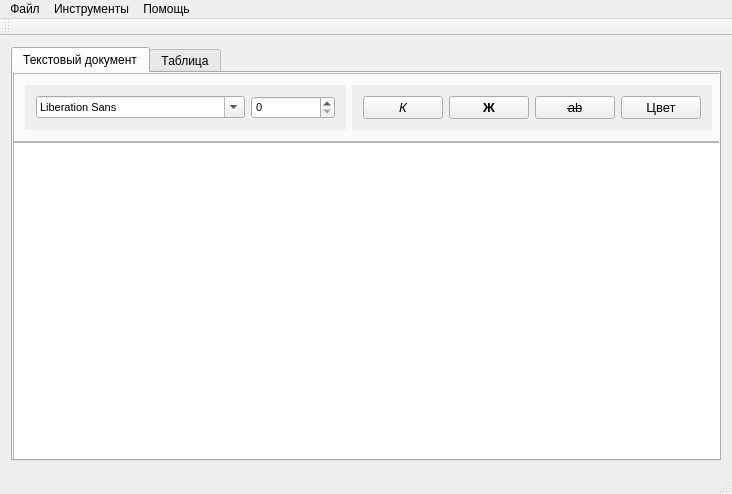
<?xml version="1.0" encoding="UTF-8"?>
<ui version="4.0">
 <class>MainWindow</class>
 <widget class="QMainWindow" name="MainWindow">
  <property name="geometry">
   <rect>
    <x>0</x>
    <y>0</y>
    <width>732</width>
    <height>494</height>
   </rect>
  </property>
  <property name="sizePolicy">
   <sizepolicy hsizetype="Expanding" vsizetype="Expanding">
    <horstretch>0</horstretch>
    <verstretch>0</verstretch>
   </sizepolicy>
  </property>
  <property name="windowTitle">
   <string>MainWindow</string>
  </property>
  <property name="autoFillBackground">
   <bool>false</bool>
  </property>
  <widget class="QWidget" name="centralWidget">
   <property name="sizePolicy">
    <sizepolicy hsizetype="Expanding" vsizetype="Expanding">
     <horstretch>0</horstretch>
     <verstretch>0</verstretch>
    </sizepolicy>
   </property>
   <property name="maximumSize">
    <size>
     <width>16777215</width>
     <height>16777215</height>
    </size>
   </property>
   <layout class="QVBoxLayout" name="verticalLayout">
    <item>
     <widget class="QTabWidget" name="tabWidget">
      <property name="sizePolicy">
       <sizepolicy hsizetype="Expanding" vsizetype="Expanding">
        <horstretch>100</horstretch>
        <verstretch>100</verstretch>
       </sizepolicy>
      </property>
      <property name="layoutDirection">
       <enum>Qt::LayoutDirection::LeftToRight</enum>
      </property>
      <property name="autoFillBackground">
       <bool>true</bool>
      </property>
      <property name="currentIndex">
       <number>0</number>
      </property>
      <widget class="QWidget" name="tab">
       <property name="enabled">
        <bool>true</bool>
       </property>
       <property name="sizePolicy">
        <sizepolicy hsizetype="Expanding" vsizetype="Expanding">
         <horstretch>0</horstretch>
         <verstretch>0</verstretch>
        </sizepolicy>
       </property>
       <attribute name="title">
        <string>Текстовый документ</string>
       </attribute>
       <widget class="QFrame" name="verticalFrame">
        <property name="geometry">
         <rect>
          <x>0</x>
          <y>0</y>
          <width>711</width>
          <height>401</height>
         </rect>
        </property>
        <layout class="QVBoxLayout" name="verticalLayout_3">
         <property name="spacing">
          <number>0</number>
         </property>
         <property name="leftMargin">
          <number>0</number>
         </property>
         <property name="topMargin">
          <number>0</number>
         </property>
         <property name="rightMargin">
          <number>0</number>
         </property>
         <property name="bottomMargin">
          <number>0</number>
         </property>
         <item>
          <widget class="QFrame" name="frame">
           <property name="sizePolicy">
            <sizepolicy hsizetype="Expanding" vsizetype="Fixed">
             <horstretch>0</horstretch>
             <verstretch>0</verstretch>
            </sizepolicy>
           </property>
           <property name="frameShape">
            <enum>QFrame::Shape::StyledPanel</enum>
           </property>
           <property name="frameShadow">
            <enum>QFrame::Shadow::Raised</enum>
           </property>
           <layout class="QHBoxLayout" name="horizontalLayout_6">
            <item>
             <widget class="QWidget" name="widget_2" native="true">
              <property name="sizePolicy">
               <sizepolicy hsizetype="Expanding" vsizetype="Minimum">
                <horstretch>0</horstretch>
                <verstretch>0</verstretch>
               </sizepolicy>
              </property>
              <property name="font">
               <font>
                <pointsize>8</pointsize>
                <bold>false</bold>
               </font>
              </property>
              <property name="layoutDirection">
               <enum>Qt::LayoutDirection::LeftToRight</enum>
              </property>
              <property name="autoFillBackground">
               <bool>true</bool>
              </property>
              <layout class="QHBoxLayout" name="horizontalLayout_3">
               <item>
                <widget class="QFontComboBox" name="fontComboBox"/>
               </item>
               <item>
                <widget class="QSpinBox" name="spinFontSize"/>
               </item>
              </layout>
             </widget>
            </item>
            <item>
             <widget class="QWidget" name="widget" native="true">
              <property name="sizePolicy">
               <sizepolicy hsizetype="Expanding" vsizetype="Minimum">
                <horstretch>0</horstretch>
                <verstretch>0</verstretch>
               </sizepolicy>
              </property>
              <property name="font">
               <font>
                <pointsize>8</pointsize>
                <bold>false</bold>
               </font>
              </property>
              <property name="layoutDirection">
               <enum>Qt::LayoutDirection::LeftToRight</enum>
              </property>
              <property name="autoFillBackground">
               <bool>true</bool>
              </property>
              <layout class="QHBoxLayout" name="horizontalLayout_5">
               <item>
                <widget class="QPushButton" name="italicButton">
                 <property name="font">
                  <font>
                   <pointsize>10</pointsize>
                   <italic>true</italic>
                   <bold>false</bold>
                  </font>
                 </property>
                 <property name="text">
                  <string>К</string>
                 </property>
                </widget>
               </item>
               <item>
                <widget class="QPushButton" name="boldButton">
                 <property name="font">
                  <font>
                   <pointsize>10</pointsize>
                   <bold>true</bold>
                  </font>
                 </property>
                 <property name="text">
                  <string>Ж</string>
                 </property>
                </widget>
               </item>
               <item>
                <widget class="QPushButton" name="strikeoutButton">
                 <property name="font">
                  <font>
                   <pointsize>10</pointsize>
                   <italic>false</italic>
                   <bold>false</bold>
                   <strikeout>true</strikeout>
                  </font>
                 </property>
                 <property name="text">
                  <string>ab</string>
                 </property>
                </widget>
               </item>
               <item>
                <widget class="QPushButton" name="colorButton">
                 <property name="font">
                  <font>
                   <pointsize>10</pointsize>
                   <bold>false</bold>
                  </font>
                 </property>
                 <property name="styleSheet">
                  <string notr="true"/>
                 </property>
                 <property name="text">
                  <string>Цвет</string>
                 </property>
                </widget>
               </item>
              </layout>
             </widget>
            </item>
           </layout>
          </widget>
         </item>
         <item>
          <widget class="QTextEdit" name="textEdit">
           <property name="sizePolicy">
            <sizepolicy hsizetype="Expanding" vsizetype="Expanding">
             <horstretch>0</horstretch>
             <verstretch>0</verstretch>
            </sizepolicy>
           </property>
          </widget>
         </item>
        </layout>
       </widget>
      </widget>
      <widget class="QWidget" name="tab_2">
       <property name="sizePolicy">
        <sizepolicy hsizetype="Expanding" vsizetype="Expanding">
         <horstretch>0</horstretch>
         <verstretch>0</verstretch>
        </sizepolicy>
       </property>
       <attribute name="title">
        <string>Таблица</string>
       </attribute>
       <layout class="QVBoxLayout" name="verticalLayout_2">
        <item>
         <layout class="QHBoxLayout" name="horizontalLayout_4">
          <item>
           <layout class="QHBoxLayout" name="horizontalLayout_2">
            <item>
             <widget class="QLabel" name="label">
              <property name="font">
               <font>
                <pointsize>8</pointsize>
               </font>
              </property>
              <property name="text">
               <string>Строки</string>
              </property>
              <property name="alignment">
               <set>Qt::AlignmentFlag::AlignCenter</set>
              </property>
             </widget>
            </item>
            <item>
             <widget class="QPushButton" name="addRowButton">
              <property name="enabled">
               <bool>true</bool>
              </property>
              <property name="sizePolicy">
               <sizepolicy hsizetype="Minimum" vsizetype="Fixed">
                <horstretch>0</horstretch>
                <verstretch>0</verstretch>
               </sizepolicy>
              </property>
              <property name="text">
               <string>+</string>
              </property>
             </widget>
            </item>
            <item>
             <widget class="QPushButton" name="removeRowButton">
              <property name="text">
               <string>-</string>
              </property>
             </widget>
            </item>
           </layout>
          </item>
          <item>
           <layout class="QHBoxLayout" name="horizontalLayout">
            <item>
             <widget class="QLabel" name="label_2">
              <property name="font">
               <font>
                <pointsize>8</pointsize>
               </font>
              </property>
              <property name="text">
               <string>Столбцы</string>
              </property>
              <property name="alignment">
               <set>Qt::AlignmentFlag::AlignCenter</set>
              </property>
             </widget>
            </item>
            <item>
             <widget class="QPushButton" name="addColButton">
              <property name="text">
               <string>+</string>
              </property>
             </widget>
            </item>
            <item>
             <widget class="QPushButton" name="removeColButton">
              <property name="text">
               <string>-</string>
              </property>
             </widget>
            </item>
           </layout>
          </item>
         </layout>
        </item>
        <item>
         <widget class="QTableWidget" name="tableWidget">
          <property name="sizePolicy">
           <sizepolicy hsizetype="Expanding" vsizetype="Expanding">
            <horstretch>0</horstretch>
            <verstretch>0</verstretch>
           </sizepolicy>
          </property>
          <property name="layoutDirection">
           <enum>Qt::LayoutDirection::LeftToRight</enum>
          </property>
          <property name="showGrid">
           <bool>true</bool>
          </property>
          <property name="gridStyle">
           <enum>Qt::PenStyle::SolidLine</enum>
          </property>
          <property name="sortingEnabled">
           <bool>false</bool>
          </property>
          <property name="rowCount">
           <number>5</number>
          </property>
          <property name="columnCount">
           <number>5</number>
          </property>
          <attribute name="horizontalHeaderVisible">
           <bool>false</bool>
          </attribute>
          <attribute name="horizontalHeaderCascadingSectionResizes">
           <bool>false</bool>
          </attribute>
          <attribute name="horizontalHeaderHighlightSections">
           <bool>true</bool>
          </attribute>
          <row>
           <property name="text">
            <string>1</string>
           </property>
          </row>
          <row>
           <property name="text">
            <string>2</string>
           </property>
          </row>
          <row>
           <property name="text">
            <string>3</string>
           </property>
          </row>
          <row/>
          <row/>
          <column>
           <property name="text">
            <string>1</string>
           </property>
          </column>
          <column>
           <property name="text">
            <string>2</string>
           </property>
          </column>
          <column>
           <property name="text">
            <string>3</string>
           </property>
          </column>
          <column/>
          <column/>
          <item row="0" column="0">
           <property name="font">
            <font>
             <bold>false</bold>
            </font>
           </property>
          </item>
         </widget>
        </item>
       </layout>
      </widget>
     </widget>
    </item>
   </layout>
  </widget>
  <widget class="QMenuBar" name="menuBar">
   <property name="geometry">
    <rect>
     <x>0</x>
     <y>0</y>
     <width>732</width>
     <height>25</height>
    </rect>
   </property>
   <widget class="QMenu" name="menuFile">
    <property name="title">
     <string>Файл</string>
    </property>
    <addaction name="actionNew"/>
    <addaction name="actionOpen"/>
    <addaction name="actionSave"/>
    <addaction name="separator"/>
    <addaction name="actionOpenTable"/>
    <addaction name="actionSaveTable"/>
    <addaction name="separator"/>
    <addaction name="actionClose"/>
   </widget>
   <widget class="QMenu" name="menuTool">
    <property name="title">
     <string>Инструменты</string>
    </property>
    <addaction name="actionClear"/>
    <addaction name="actionReturn"/>
    <addaction name="actionFind"/>
    <addaction name="actionReplace"/>
    <addaction name="actionCopy"/>
    <addaction name="actionPaste"/>
    <addaction name="actionDefault"/>
   </widget>
   <widget class="QMenu" name="menuHelp">
    <property name="title">
     <string>Помощь</string>
    </property>
    <addaction name="actionAuthors"/>
    <addaction name="actionHelp"/>
   </widget>
   <addaction name="menuFile"/>
   <addaction name="menuTool"/>
   <addaction name="menuHelp"/>
  </widget>
  <widget class="QToolBar" name="mainToolBar">
   <attribute name="toolBarArea">
    <enum>TopToolBarArea</enum>
   </attribute>
   <attribute name="toolBarBreak">
    <bool>false</bool>
   </attribute>
  </widget>
  <widget class="QStatusBar" name="statusBar"/>
  <action name="actionNew">
   <property name="text">
    <string>Новый</string>
   </property>
   <property name="toolTip">
    <string>Новый фаил</string>
   </property>
  </action>
  <action name="actionOpen">
   <property name="text">
    <string>Открыть текстовый файл</string>
   </property>
   <property name="toolTip">
    <string>Открыть</string>
   </property>
  </action>
  <action name="actionSave">
   <property name="text">
    <string>Сохранить текстовый файл</string>
   </property>
   <property name="toolTip">
    <string>Сохранить</string>
   </property>
  </action>
  <action name="actionClose">
   <property name="text">
    <string>Выход</string>
   </property>
   <property name="toolTip">
    <string>Закрыть</string>
   </property>
  </action>
  <action name="actionClear">
   <property name="text">
    <string>Очистить</string>
   </property>
   <property name="toolTip">
    <string>Очистить</string>
   </property>
  </action>
  <action name="actionReturn">
   <property name="text">
    <string>Вернуть</string>
   </property>
   <property name="toolTip">
    <string>Вернуть</string>
   </property>
  </action>
  <action name="actionAuthors">
   <property name="text">
    <string>Авторы</string>
   </property>
   <property name="toolTip">
    <string>Авторы</string>
   </property>
  </action>
  <action name="actionHelp">
   <property name="text">
    <string>Помощь</string>
   </property>
   <property name="toolTip">
    <string>Помощь</string>
   </property>
  </action>
  <action name="actionFind">
   <property name="text">
    <string>Поиск</string>
   </property>
   <property name="toolTip">
    <string>Поиск</string>
   </property>
  </action>
  <action name="actionReplace">
   <property name="text">
    <string>Заменить</string>
   </property>
   <property name="toolTip">
    <string>Заменить</string>
   </property>
  </action>
  <action name="actionCopy">
   <property name="text">
    <string>Копировать</string>
   </property>
   <property name="toolTip">
    <string>Копировать</string>
   </property>
  </action>
  <action name="actionPaste">
   <property name="text">
    <string>Вставить</string>
   </property>
   <property name="toolTip">
    <string>Вставить</string>
   </property>
  </action>
  <action name="actionSaveTable">
   <property name="text">
    <string>Сохранить таблицу</string>
   </property>
  </action>
  <action name="actionOpenTable">
   <property name="text">
    <string>Открыть таблицу</string>
   </property>
  </action>
  <action name="actionDefault">
   <property name="text">
    <string>По умолчанию</string>
   </property>
  </action>
 </widget>
 <layoutdefault spacing="6" margin="11"/>
 <resources/>
 <connections/>
</ui>
